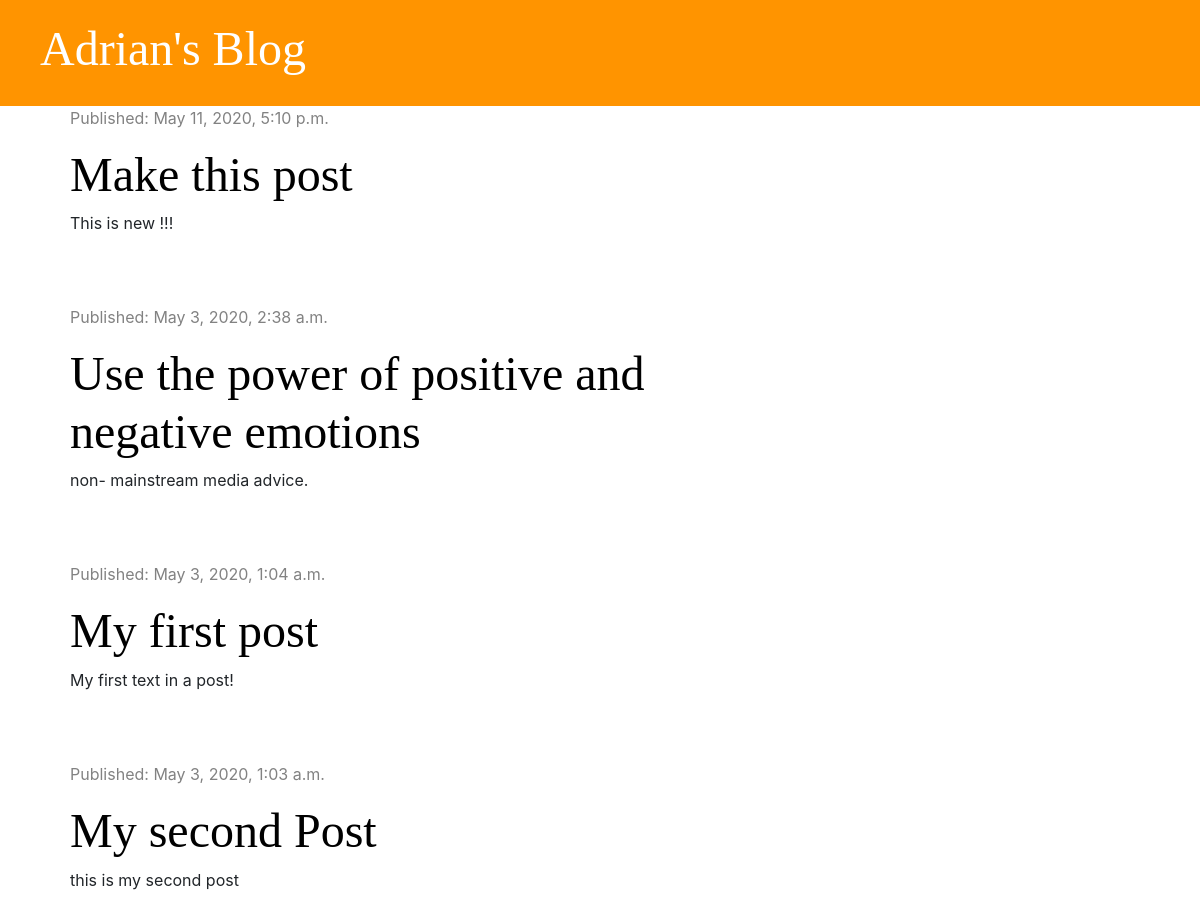
Before: / with the older database file.
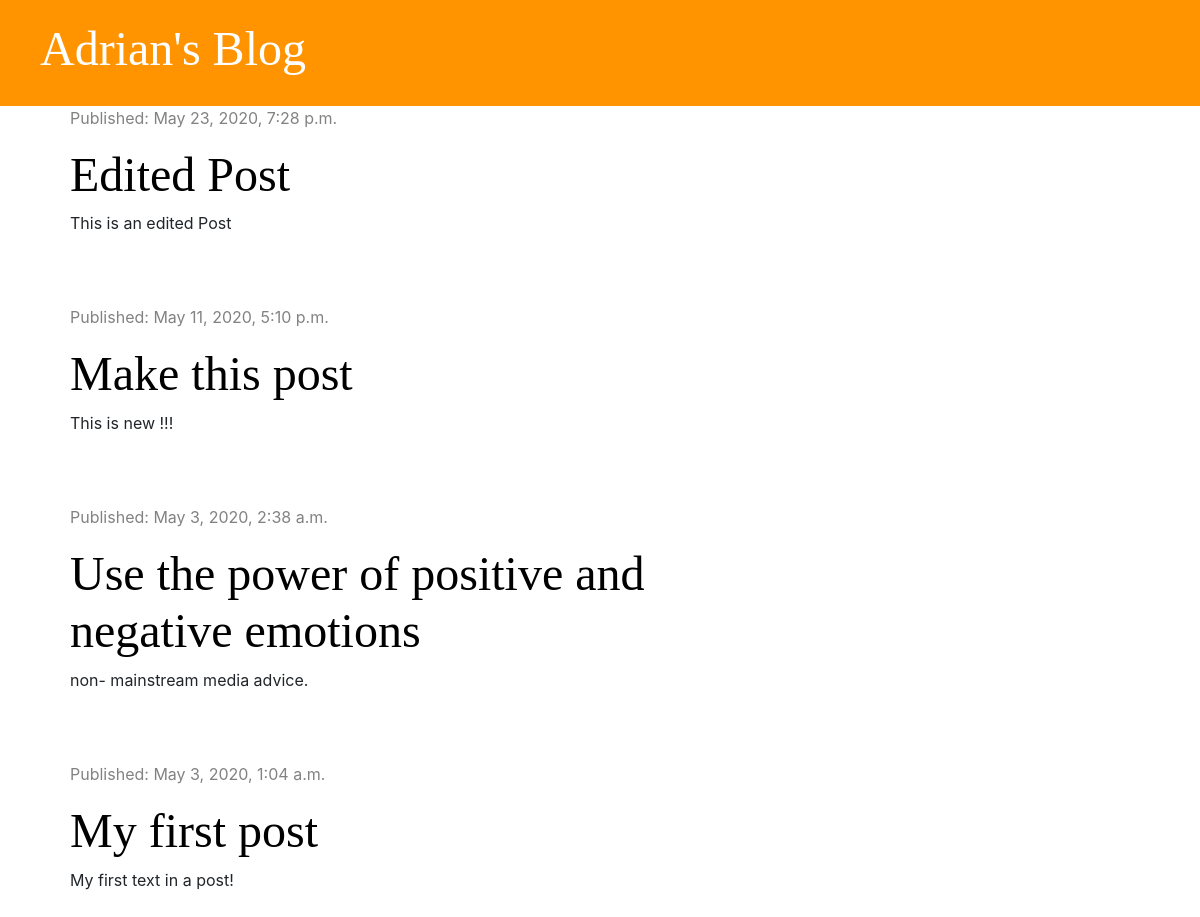
After: the same page with the newer database file.
### blog/models.py (models this page shows, shortened)
class Post(models.Model):
    author = models.ForeignKey('auth.User', on_delete=models.CASCADE)
    title = models.CharField(max_length=200)
    text = models.TextField()
    create_date = models.DateTimeField(default=timezone.now)
    published_date = models.DateTimeField(blank=True, null=True)

### blog/views.py (the view)
# urls.py: path('', views.post_list, name='post_list'),
def post_list(request):
    posts = Post.objects.filter(published_date__lte=timezone.now()).order_by('-published_date')
    stuff_for_frontend = {'posts': posts}
    return render(request, 'blog/post_list.html', stuff_for_frontend)

### blog/templates/blog/post_list.html
{% extends 'blog/base.html' %}
{% block content %}
    {% for post in posts %}
        <div class="post">
            <div class="date">
                <p>Published: {{ post.published_date }}</p>
            </div>
            <h1><a href="{% url 'post_detail' pk=post.pk %}">{{ post.title }}</a></h1>
            <p>{{ post.text|linebreaksbr }}</p>
        </div>
    {% endfor %}
{% endblock %}

### blog/templates/blog/base.html (shortened to what this page needs)
{% load static %}
<!DOCTYPE html>
<html lang="en">
<head>
    <link rel="stylesheet" href="https://stackpath.bootstrapcdn.com/bootstrap/4.4.1/css/bootstrap.min.css">
    <link rel="stylesheet" href="{% static 'css/blog.css' %}">
    <link href="/your-path-to-fontawesome/css/all.css" rel="stylesheet">
</head>
<body>
<div class="page-header">
<h1><a href="{% url "post_list" %}">Adrian's Blog</a></h1>
</div>
<div class="content container">
    <div class=""row>
        <div class="col-md-8">
            {% block content %}
            {% endblock %}
        </div>
    </div>
</div>
</body>
</html>

### blog/static/css/blog.css (style rules this page uses)
.page-header { background-color: #ff9400; margin-top: 0; padding: 20px 20px 20px 40px; }
.page-header h1, .page-header h1 a { color: #ffffff; font-size: 36pt; text-decoration: none; }
.content { margin-left: 40px; }
h1, h2, h3, h4 { font-family: 'Tangerine', 'Inconsolata', 'Droid Sans', serif; font-size: 48px; }
.date { color: #828282; }
.post { margin-bottom: 70px; }
.post h1 a { color: #000000; }

Changed rows visible on the page:
changed Post: published_date "May 3, 2020, 1:03 a.m." → "May 23, 2020, 7:28 p.m."; title "My second Post" → "Edited Post"; text "this is my second post" → "This is an edited Post"; moves up the list
